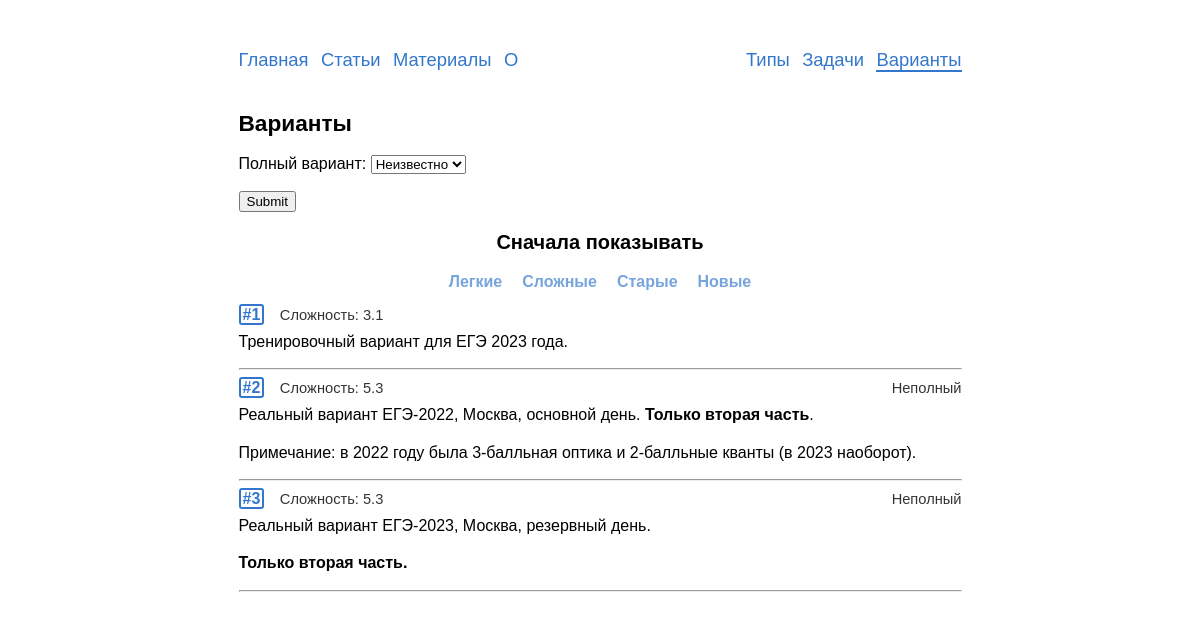
/variants/, run on an earlier commit of the app's database.
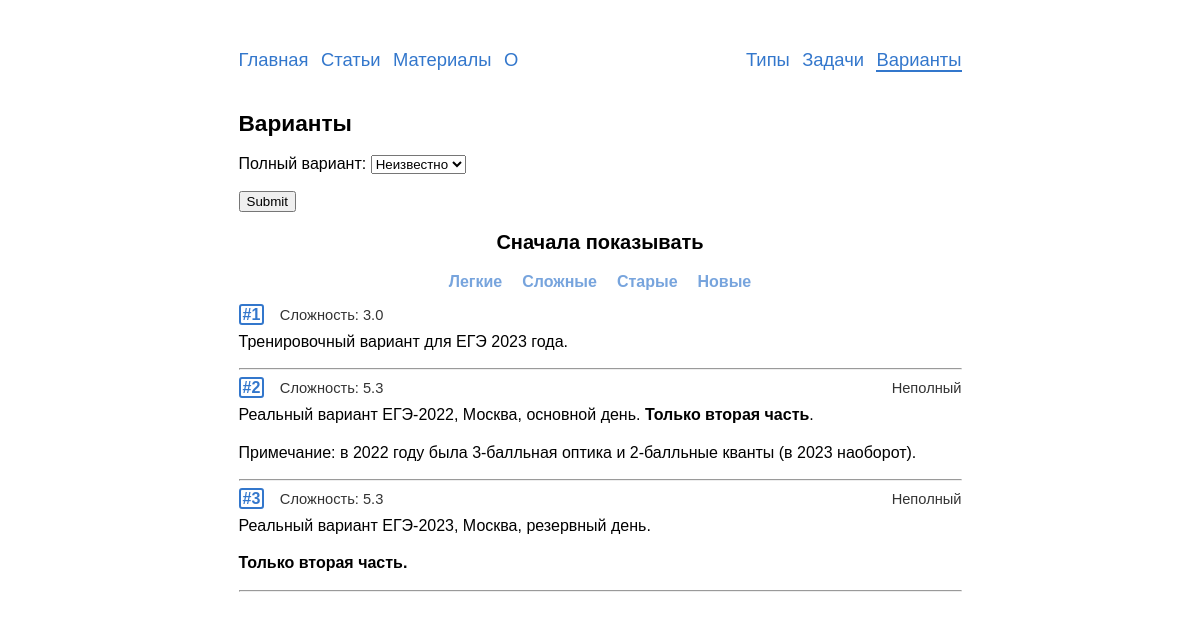
And on a later commit of the database.
### variants/models.py (models this page shows, shortened)
class Variant(models.Model):
    objects = VariantManager()
    problems = models.ManyToManyField(Problem,
                                      verbose_name='задачи')
    text = models.TextField('комментарии', blank=True, null=True)
    complexity = models.FloatField('сложность', blank=True, default=0)
    is_full = models.BooleanField('полный вариант', default=True)
    show_answers = models.BooleanField('показать решения', default=True)
    date = models.DateField('дата добавления', auto_now_add=True)
    answer_slug = models.SlugField('slug для получения ответов',
                                   max_length=4, unique=False,
                                   blank=True, default='foxy',
                                   validators=[validate_answer_slug])
    class Meta:
        verbose_name = 'вариант'
        verbose_name_plural = 'варианты'
        default_related_name = 'variants'
    def get_absolute_url(self):
        return reverse('variants:detail', kwargs={'pk': self.pk})

### variants/views.py (the view)
# urls.py: path('', views.VariantsView.as_view(), name='list'),
class VariantsView(ListView):
    model = Variant
    template_name = 'variants/variants_list.html'
    context_object_name = 'variants'
    filter = VariantFilter
    def get_queryset(self):
        queryset = Variant.objects.list()
        pars = self.request.GET
        if 'order_by' in pars.keys() and pars['order_by'] in ('complexity',
                                                              'id',
                                                              '-complexity',
                                                              '-id'):
            order_by = self.request.GET['order_by']
        else:
            order_by = 'id'
        self.filterset = self.filter(self.request.GET, queryset=queryset)
        return self.filterset.qs.order_by(order_by)
    def get_context_data(self, **kwargs):
        data = super().get_context_data(**kwargs)
        data['filter'] = VariantFilter(self.request.GET)
        data['title'] = 'Варианты'
        return data

### problems/templatetags/markdown_extras.py (called while the page is built)
@register.filter()
@stringfilter
def markdown(value):
    return md.markdown(value, extensions=['markdown.extensions.fenced_code',
                                          'footnotes'])

### problems/templatetags/save_parameters.py (called while the page is built)
@register.simple_tag(takes_context=True)
def param_save(context, **kwargs):
    answ = context['request'].GET.copy()
    for param, value in kwargs.items():
        answ[param] = value
    for param in [param for param, value in answ.items() if not value]:
        del answ[param]
    return answ.urlencode()

### variants/managers.py (called while the page is built)
    def list(self):
        return (
            self.get_queryset()
                .only('id', 'complexity', 'text', 'is_full')
        )

### templates/variants/variants_list.html
{% extends "base.html" %}
{% load markdown_extras %}
{% load save_parameters %}
{% load static %}
{% block content %}
  <h2>{{title}}</h2>
  <form method="get" class="no-print">
    {{ filter.form.as_p }}
    <input type="submit" />
  </form>
  <div class=center-flex><h3>Сначала показывать</h3></div>
  <div class="center-flex mb10 mt-5">
    <a class='var-sort{% if "=complexity" in request.get_full_path %} current {% endif %}' href="?{% param_save order_by="complexity" %}">Легкие</a>
    <a class='var-sort{% if "=-complexity" in request.get_full_path %} current {% endif %}' href="?{% param_save order_by="-complexity" %}">Сложные</a>
    <a class='var-sort{% if "=id" in request.get_full_path %} current {% endif %}' href="?{% param_save order_by="id" %}">Старые</a>
    <a class='var-sort{% if "=-id" in request.get_full_path %} current {% endif %}' href="?{% param_save order_by="-id" %}">Новые</a>
  </div>
  {% for variant in variants %}
  {% if variant.id < 4 %}
    <div class="rel">
      <div class="var-id-in-list">
        <a href="{{variant.get_absolute_url}}"><b class='id-number'>#{{variant.id}}</b></a>
        <span class="compl">Сложность: {{variant.complexity}}</span>&nbsp;
        <span class="compl no-solution">{% if not variant.is_full %}Неполный{% endif %}</span>
      </div>
    <div>{{variant.text|markdown|safe}}</div>
    </div><hr>
  {% endif %}
    {% empty %}
    <p>Ничего не нашлось {{":("}}</p>
    <p>Попробуйте другой фильтр.</p>
  {% endfor %}
{% endblock %}

### templates/base.html (shortened to what this page needs)
{% load static %}
<!DOCTYPE html>
<html lang=ru>
  <head>
    <link rel=stylesheet href={% static 'css/style.css'%}>
  </head>
  <body>
    <header>
      {% include "includes/nav.html" %}
    </header>
    <main>
      {% block content %}Пусто :({% endblock %}
    </main>
  </body>
</html>

### templates/includes/nav.html (shortened to what this page needs)
<nav class="no-print">
  <div class='nav-left'>
    <a href="/"{% if request.path == '/' %} class='current_nav'{% endif %}>Главная</a>
    <a href="/articles/"{% if '/articles' in request.path %} class='current_nav'{% endif %}>Статьи</a>
    <a href="/blanks/"{% if '/blanks/' in request.path %} class='current_nav'{% endif %}>Материалы</a>
    <a href="/about/"{% if '/about/' in request.path %} class='current_nav'{% endif %}>О</a>
  </div>
  <div class="nav-right">
    <a href="{% url 'typesinege:list'%}"{% if '/types/' in request.path %} class='current_nav'{% endif %}>Типы</a>
    <a href="{% url 'problems:list'%}"{% if '/problems/' in request.path %} class='current_nav'{% endif %}>Задачи</a>
    <a href="{% url 'variants:list'%}"{% if '/variants/' in request.path %} class='current_nav'{% endif %}>Варианты</a>
  </div>
</nav>

### static/css/style.css (style rules this page uses)
html { overflow-y: scroll; }
body { -webkit-hyphens: auto; -moz-hyphens: auto; -ms-hyphens: auto; hyphens: auto; margin: 0px auto; width: 723px; max-width: 100%; font-family: Tahoma, Arial; text-align: justify; font-size: 12pt; line-height: 16pt; margin-bottom:12ex; }
h1, h2, h3, h4, h5, h6 { text-align: left; }
h2 { font-size:17pt; }
h3 { font-size:15pt; }
.id-number { border: 2px solid #3377cc; border-radius: 3px; padding: 0px 2px 0px 2px; }
.rel { position: relative; }
div.rel:has(div.var-id-in-list) { min-height:3ex; }
.var-id-in-list { margin-bottom:-10px; display: flex; flex-wrap: wrap; align-items: center; line-height: 15pt; }
.compl { padding-left:2ex; font-size: 11pt; font-family: Arial; color: #333333; }
.no-solution { margin-left:auto; order:2; }
a { text-decoration: none; color: #3377cc; }
nav { margin: 5ex 0 4ex 0; display: flex; justify-content: space-between; word-spacing: 6pt; }
.nav-left, .ta-left { text-align:left; }
.nav-right, .ta-right { text-align:right; }
nav a { line-height: 2em; font-size: 115%; -webkit-hyphens: none; -moz-hyphens: none; -ms-hyphens: none; hyphens: none; }
.mt-5 { margin-top:-5px; }
.mb10 { margin-bottom:10px; }
.center-flex { display: flex; justify-content: center; }
.var-sort { display: inline-block; border-radius: 3px; font-weight:900; line-height:inherit; padding: 2px 10px 3px; color: #3377ccaa; background-color: white; }
.current_nav { border-bottom: solid 2px; }

What changed in the data, as far as the page shows it:
changed Variant "Тренировочный вариант для ЕГЭ 2023 года.": complexity "3.1" → "3.0"
